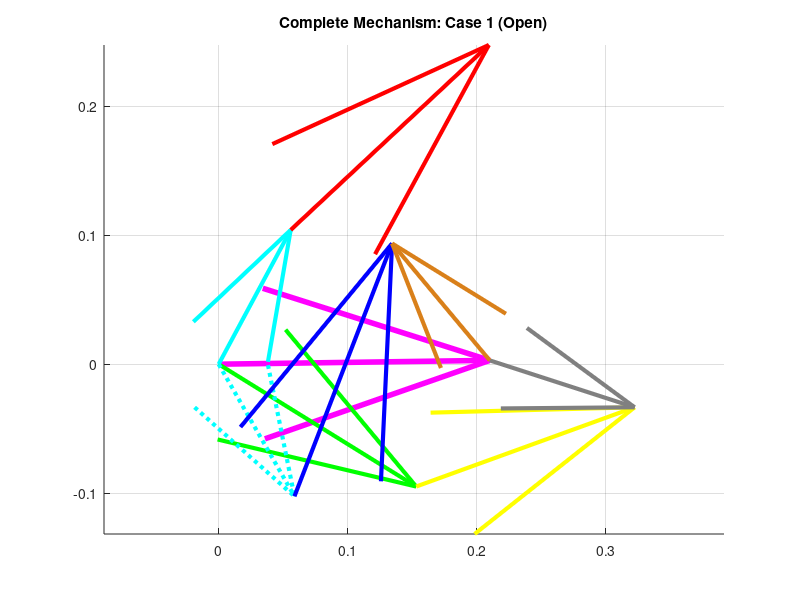
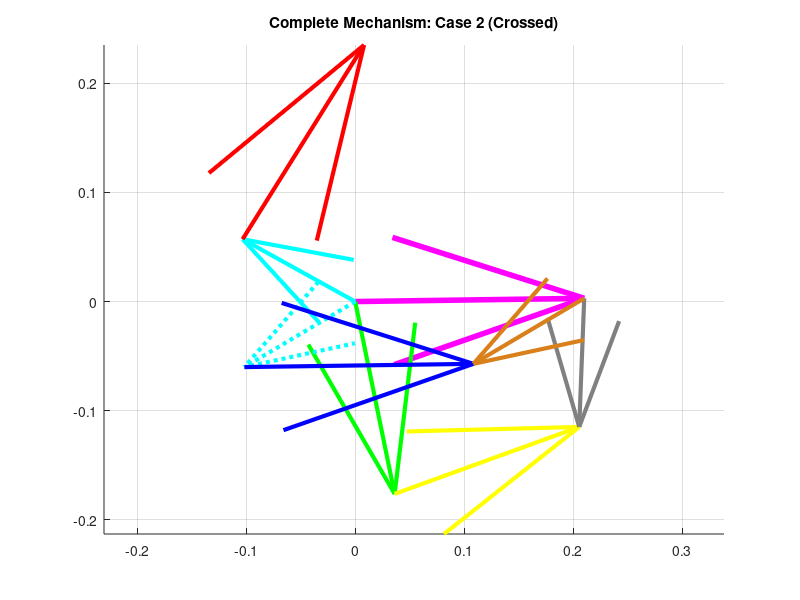

The MATLAB script that drew these images, in order: (Note: this script raises an error after producing the figures.)
clear all
close all
clc

% ==========================================
% LOOP 1: Green-Grey-Yellow
% Input: Theta 3 (Yellow) = 19.94
% Output: Theta 2 (Green), Theta 4 (Grey)
% ==========================================

% --- 1. Parameters ---
L1 = 0.210; % d
L2 = 0.180; % a (Green)
L3 = 0.180; % b (Yellow)
L4 = 0.118; % c (Grey)
a = L2; b = L3; c = L4; d = L1;

offset = deg2rad(0.81);
q3d_global = 19.94;
q3 = deg2rad(q3d_global) - offset;

% --- 2. K Constants (Inverse: b is Input) ---
K1 = d/b;
K2 = d/c;
K3 = (b^2 - a^2 + c^2 + d^2)/(2*b*c);
K4 = d/a;
K5 = (c^2 - d^2 - b^2 - a^2)/(2*b*a);

% --- 3. Coefficients for Theta 4 (Grey) ---
A = cos(q3) - K1 - K2*cos(q3) + K3;
B = -2*sin(q3);
C = K1 - (K2+1)*cos(q3) + K3;

% --- 4. Coefficients for Theta 2 (Green) ---
D = cos(q3) - K1 + K4*cos(q3) + K5;
E = -2*sin(q3);
F = K1 + (K4-1)*cos(q3) + K5;

% --- 5. Solve Angles (Loop 1) ---
% Case 1 (Open): Minus Sqrt for q4, Minus Sqrt for q2
q4_L1_open = 2*atan((-B - sqrt(B^2 - 4*A*C))/(2*A));
q2_L1_open = 2*atan((-E - sqrt(E^2 - 4*D*F))/(2*D));

% Case 2 (Crossed): Plus Sqrt for q4, Plus Sqrt for q2
q4_L1_cross = 2*atan((-B + sqrt(B^2 - 4*A*C))/(2*A));
q2_L1_cross = 2*atan((-E + sqrt(E^2 - 4*D*F))/(2*D));

% --- 6. Vectors Loop 1 ---
RO4O2 = d*exp(j*offset);

% Open
RA_L1_open = a*exp(j*(q2_L1_open + offset));
RBA_L1_open = b*exp(j*(q3 + offset));
RBO4_L1_open = c*exp(j*(q4_L1_open + offset));

% Crossed
RA_L1_cross = a*exp(j*(q2_L1_cross + offset));
RBA_L1_cross = b*exp(j*(q3 + offset));
RBO4_L1_cross = c*exp(j*(q4_L1_cross + offset));


% ==========================================
% LOOP 2: Cyan-Red-Grey
% Input: Theta 4 (Grey from Loop 1)
% Output: Theta 2 (Cyan Down), Theta 3 (Red)
% ==========================================

% --- 1. Parameters ---
L2_new = 0.118; % a (Cyan)
L3_new = 0.210; % b (Red)
L4_new = 0.118; % c (Grey - Input)
a = L2_new; b = L3_new; c = L4_new; d = L1;

% --- 2. K Constants (Inverse: Link 4/c is Input) ---
K1 = d/c; 
K2 = d/a;
K3 = (c^2 - b^2 + a^2 + d^2)/(2*c*a); 
K4 = d/b;
K5 = (a^2 - d^2 - c^2 - b^2)/(2*c*b);

% --- 3. Case 1 Open (Input from L1 Open) ---
q_in_open = q4_L1_open;

% Coeffs for Theta 2 (Cyan)
A_L2_open = cos(q_in_open) - K1 - K2*cos(q_in_open) + K3;
B_L2_open = -2*sin(q_in_open);
C_L2_open = K1 - (K2+1)*cos(q_in_open) + K3;

% Coeffs for Theta 3 (Red)
D_L2_open = cos(q_in_open) - K1 + K4*cos(q_in_open) + K5;
E_L2_open = -2*sin(q_in_open);
F_L2_open = K1 + (K4-1)*cos(q_in_open) + K5;

% Solve (Use Minus Sqrt to force Cyan DOWN)
q2_L2_open = 2*atan((-B_L2_open - sqrt(B_L2_open^2 - 4*A_L2_open*C_L2_open))/(2*A_L2_open));
q3_L2_open = 2*atan((-E_L2_open - sqrt(E_L2_open^2 - 4*D_L2_open*F_L2_open))/(2*D_L2_open));

% --- 4. Case 2 Crossed (Input from L1 Crossed) ---
q_in_cross = q4_L1_cross;

% Coeffs for Theta 2 (Cyan)
A_L2_cross = cos(q_in_cross) - K1 - K2*cos(q_in_cross) + K3;
B_L2_cross = -2*sin(q_in_cross);
C_L2_cross = K1 - (K2+1)*cos(q_in_cross) + K3;

% Coeffs for Theta 3 (Red)
D_L2_cross = cos(q_in_cross) - K1 + K4*cos(q_in_cross) + K5;
E_L2_cross = -2*sin(q_in_cross);
F_L2_cross = K1 + (K4-1)*cos(q_in_cross) + K5;

% Solve (Use Minus Sqrt to force Cyan DOWN)
q2_L2_cross = 2*atan((-B_L2_cross - sqrt(B_L2_cross^2 - 4*A_L2_cross*C_L2_cross))/(2*A_L2_cross));
q3_L2_cross = 2*atan((-E_L2_cross - sqrt(E_L2_cross^2 - 4*D_L2_cross*F_L2_cross))/(2*D_L2_cross));

% --- 5. Vectors Loop 2 ---
% Open
RA_L2_open = a*exp(j*(q2_L2_open + offset));
RBA_L2_open = b*exp(j*(q3_L2_open + offset));
RBO4_L2_open = c*exp(j*(q_in_open + offset));

% Crossed
RA_L2_cross = a*exp(j*(q2_L2_cross + offset));
RBA_L2_cross = b*exp(j*(q3_L2_cross + offset));
RBO4_L2_cross = c*exp(j*(q_in_cross + offset));


% ==========================================
% LOOP 3: Cyan-Blue-Brown
% Input: Theta 2 (Cyan from Loop 2 but UP)
% Output: Theta 3 (Blue), Theta 4 (Brown)
% ==========================================

% --- 1. Parameters ---
L2_L3 = 0.118; % a (Cyan Input)
L3_L3 = 0.210; % b (Blue)
L4_L3 = 0.118; % c (Brown)
a = L2_L3; b = L3_L3; c = L4_L3; d = L1;

% --- 2. K Constants (Forward: Link 2/a is Input) ---
K1 = d/a;
K2 = d/c;
K3 = (a^2 - b^2 + c^2 + d^2)/(2*a*c);
K4 = d/b;
K5 = (c^2 - d^2 - a^2 - b^2)/(2*a*b);

% --- 3. Case 1 Open (Input from L2 Open * -1) ---
q_in_L3_open = -q2_L2_open; % Flip to point UP

% Coeffs for Theta 4 (Brown)
A_L3_open = cos(q_in_L3_open) - K1 - K2*cos(q_in_L3_open) + K3;
B_L3_open = -2*sin(q_in_L3_open);
C_L3_open = K1 - (K2+1)*cos(q_in_L3_open) + K3;

% Coeffs for Theta 3 (Blue)
D_L3_open = cos(q_in_L3_open) - K1 + K4*cos(q_in_L3_open) + K5;
E_L3_open = -2*sin(q_in_L3_open);
F_L3_open = K1 + (K4-1)*cos(q_in_L3_open) + K5;

% Solve (Minus Sqrt for Open)
q4_L3_open = 2*atan((-B_L3_open - sqrt(B_L3_open^2 - 4*A_L3_open*C_L3_open))/(2*A_L3_open));
q3_L3_open = 2*atan((-E_L3_open - sqrt(E_L3_open^2 - 4*D_L3_open*F_L3_open))/(2*D_L3_open));

% --- 4. Case 2 Crossed (Input from L2 Crossed * -1) ---
q_in_L3_cross = -q2_L2_cross; % Flip to point UP

% Coeffs for Theta 4 (Brown)
A_L3_cross = cos(q_in_L3_cross) - K1 - K2*cos(q_in_L3_cross) + K3;
B_L3_cross = -2*sin(q_in_L3_cross);
C_L3_cross = K1 - (K2+1)*cos(q_in_L3_cross) + K3;

% Coeffs for Theta 3 (Blue)
D_L3_cross = cos(q_in_L3_cross) - K1 + K4*cos(q_in_L3_cross) + K5;
E_L3_cross = -2*sin(q_in_L3_cross);
F_L3_cross = K1 + (K4-1)*cos(q_in_L3_cross) + K5;

% Solve (Plus Sqrt for Crossed)
q4_L3_cross = 2*atan((-B_L3_cross + sqrt(B_L3_cross^2 - 4*A_L3_cross*C_L3_cross))/(2*A_L3_cross));
q3_L3_cross = 2*atan((-E_L3_cross + sqrt(E_L3_cross^2 - 4*D_L3_cross*F_L3_cross))/(2*D_L3_cross));

% --- 5. Vectors Loop 3 ---
% Open
RA_L3_open = a*exp(j*(q_in_L3_open + offset));
RBA_L3_open = b*exp(j*(q3_L3_open + offset));
RBO4_L3_open = c*exp(j*(q4_L3_open + offset));

% Crossed
RA_L3_cross = a*exp(j*(q_in_L3_cross + offset));
RBA_L3_cross = b*exp(j*(q3_L3_cross + offset));
RBO4_L3_cross = c*exp(j*(q4_L3_cross + offset));


% ==========================================
% PLOTTING
% ==========================================
RO4O2x = real(RO4O2); RO4O2y = imag(RO4O2);

% --- Figure 1: Case 1 (Open Circuit) ---
figure(1)
title('Complete Mechanism: Case 1 (Open)'); hold on;
% Ground
quiver(0,0, RO4O2x, RO4O2y, 0, 'Color', [1 0 1], 'MaxHeadSize', 0.5, 'LineWidth', 4); % Pink

% Loop 1
quiver(0,0, real(RA_L1_open), imag(RA_L1_open), 0, 'green', 'MaxHeadSize', 0.5, 'LineWidth', 3); % Green
quiver(real(RA_L1_open), imag(RA_L1_open), real(RBA_L1_open), imag(RBA_L1_open), 0, 'yellow', 'MaxHeadSize', 0.5, 'LineWidth', 3); % Yellow
quiver(RO4O2x, RO4O2y, real(RBO4_L1_open), imag(RBO4_L1_open), 0, 'Color', [0.5 0.5 0.5], 'MaxHeadSize', 0.5, 'LineWidth', 3); % Grey

% Loop 2 (Attached to Grey)
quiver(0,0, real(RA_L2_open), imag(RA_L2_open), 0, 'cyan', 'MaxHeadSize', 0.5, 'LineWidth', 3); % Cyan (Down)
quiver(real(RA_L2_open), imag(RA_L2_open), real(RBA_L2_open), imag(RBA_L2_open), 0, 'red', 'MaxHeadSize', 0.5, 'LineWidth', 3); % Red

% Loop 3 (Attached to Cyan Up - Logic Mirror)
quiver(0,0, real(RA_L3_open), imag(RA_L3_open), 0, 'cyan', 'MaxHeadSize', 0.5, 'LineWidth', 3, 'LineStyle', ':'); % Cyan (Up)
quiver(real(RA_L3_open), imag(RA_L3_open), real(RBA_L3_open), imag(RBA_L3_open), 0, 'blue', 'MaxHeadSize', 0.5, 'LineWidth', 3); % Blue
quiver(RO4O2x, RO4O2y, real(RBO4_L3_open), imag(RBO4_L3_open), 0, 'Color', [0.85 0.5 0.1], 'MaxHeadSize', 0.5, 'LineWidth', 3); % Brown

axis equal; grid on;

% --- Figure 2: Case 2 (Crossed Circuit) ---
figure(2)
title('Complete Mechanism: Case 2 (Crossed)'); hold on;
% Ground
quiver(0,0, RO4O2x, RO4O2y, 0, 'Color', [1 0 1], 'MaxHeadSize', 0.5, 'LineWidth', 4); % Pink

% Loop 1
quiver(0,0, real(RA_L1_cross), imag(RA_L1_cross), 0, 'green', 'MaxHeadSize', 0.5, 'LineWidth', 3); 
quiver(real(RA_L1_cross), imag(RA_L1_cross), real(RBA_L1_cross), imag(RBA_L1_cross), 0, 'yellow', 'MaxHeadSize', 0.5, 'LineWidth', 3); 
quiver(RO4O2x, RO4O2y, real(RBO4_L1_cross), imag(RBO4_L1_cross), 0, 'Color', [0.5 0.5 0.5], 'MaxHeadSize', 0.5, 'LineWidth', 3); 

% Loop 2
quiver(0,0, real(RA_L2_cross), imag(RA_L2_cross), 0, 'cyan', 'MaxHeadSize', 0.5, 'LineWidth', 3); 
quiver(real(RA_L2_cross), imag(RA_L2_cross), real(RBA_L2_cross), imag(RBA_L2_cross), 0, 'red', 'MaxHeadSize', 0.5, 'LineWidth', 3); 

% Loop 3
quiver(0,0, real(RA_L3_cross), imag(RA_L3_cross), 0, 'cyan', 'MaxHeadSize', 0.5, 'LineWidth', 3, 'LineStyle', ':'); 
quiver(real(RA_L3_cross), imag(RA_L3_cross), real(RBA_L3_cross), imag(RBA_L3_cross), 0, 'blue', 'MaxHeadSize', 0.5, 'LineWidth', 3); 
quiver(RO4O2x, RO4O2y, real(RBO4_L3_cross), imag(RBO4_L3_cross), 0, 'Color', [0.85 0.5 0.1], 'MaxHeadSize', 0.5, 'LineWidth', 3); 

axis equal; grid on;

% --- DISPLAY RESULTS ---
disp('--- FINAL ANGLE RESULTS (Degrees) ---');
disp(' ');
disp('CASE 1 (OPEN):');
disp(['  Green (L1 Crank): ', num2str(rad2deg(q2_L1_open) + offset_deg)]);
disp(['  Grey  (L1 Rocker): ', num2str(rad2deg(q4_L1_open) + offset_deg)]);
disp(['  Cyan  (L2 Crank): ', num2str(rad2deg(q2_L2_open) + offset_deg)]);
disp(['  Red   (L2 Coupler): ', num2str(rad2deg(q3_L2_open) + offset_deg)]);
disp(['  Blue  (L3 Coupler): ', num2str(rad2deg(q3_L3_open) + offset_deg)]);
disp(['  Brown (L3 Rocker): ', num2str(rad2deg(q4_L3_open) + offset_deg)]);
disp(' ');
disp('CASE 2 (CROSSED):');
disp(['  Green (L1 Crank): ', num2str(rad2deg(q2_L1_cross) + offset_deg)]);
disp(['  Grey  (L1 Rocker): ', num2str(rad2deg(q4_L1_cross) + offset_deg)]);
disp(['  Cyan  (L2 Crank): ', num2str(rad2deg(q2_L2_cross) + offset_deg)]);
disp(['  Red   (L2 Coupler): ', num2str(rad2deg(q3_L2_cross) + offset_deg)]);
disp(['  Blue  (L3 Coupler): ', num2str(rad2deg(q3_L3_cross) + offset_deg)]);
disp(['  Brown (L3 Rocker): ', num2str(rad2deg(q4_L3_cross) + offset_deg)]);
